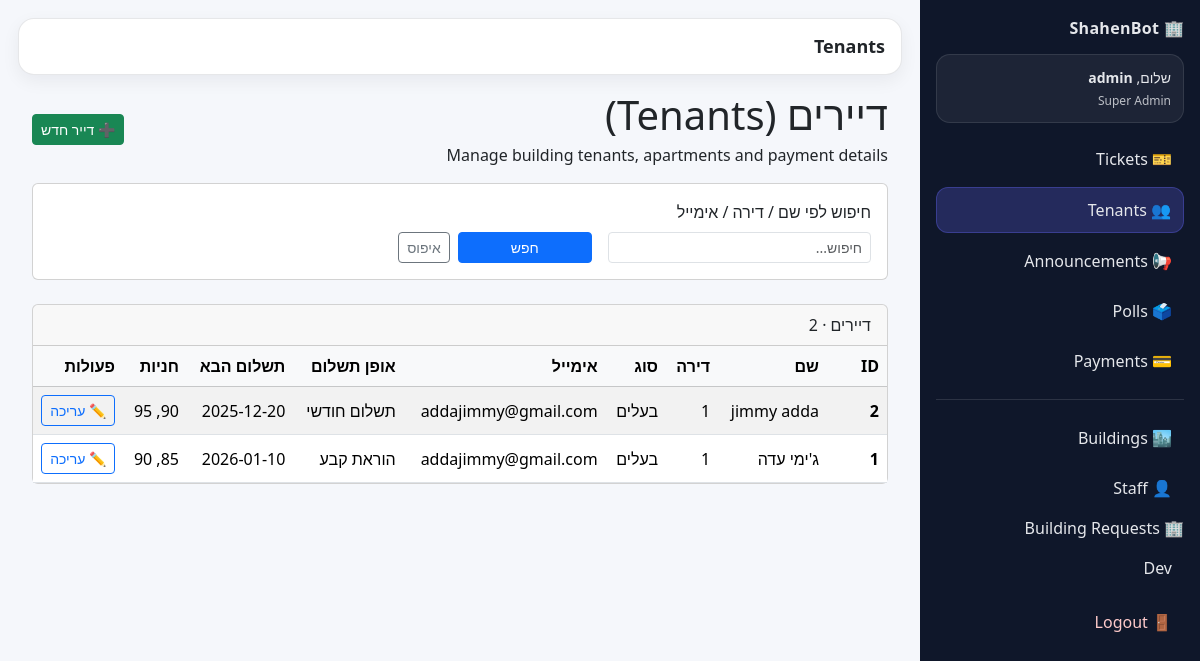
The page /building-admin/tenants (signed in) on the database as committed earlier.
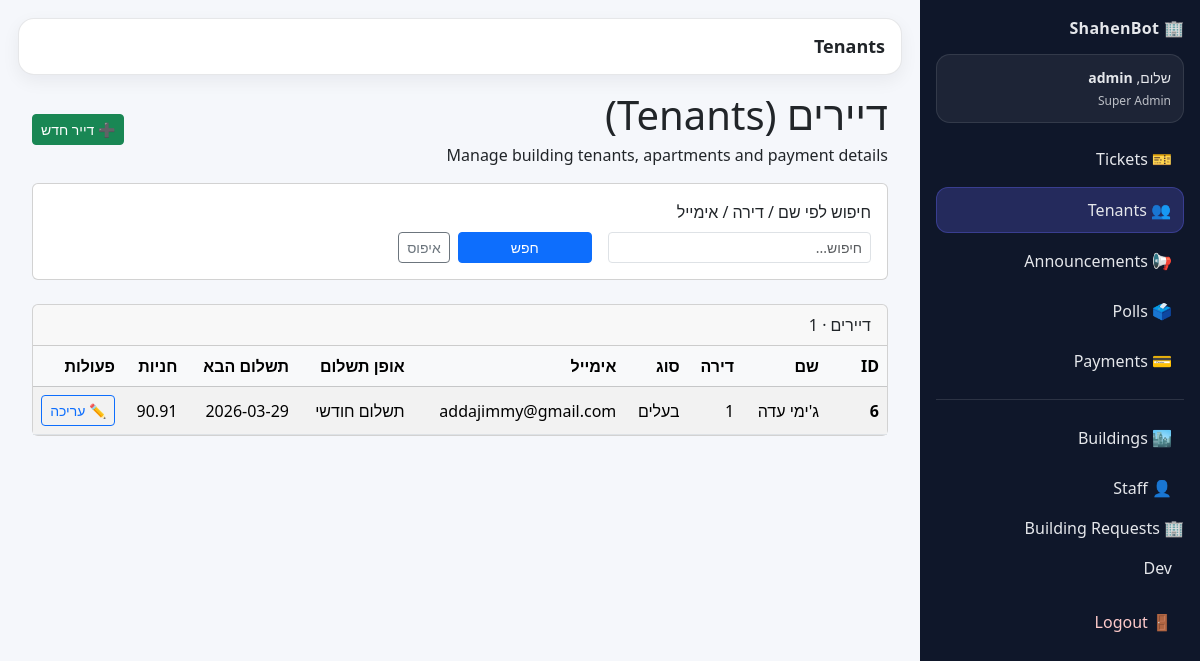
The same page on the database as committed later.
### tables this page shows
CREATE TABLE tenants (
            id INTEGER PRIMARY KEY AUTOINCREMENT,
            name TEXT NOT NULL,
            apartment TEXT,
            tenant_type TEXT,          -- 'owner' / 'rent'
            email TEXT,
            payment_type TEXT,         -- 'monthly' / 'standing_order' / etc.
            next_payment_date TEXT,    -- ISO date string 'YYYY-MM-DD'
            parking_slots INTEGER,
            chat_id INTEGER            -- Telegram chat id (optional)
        , building_id INTEGER);

### app.py (the view)
@app.get("/building-admin/tenants")
def admin_tenants():
    u = require_building_admin()
    if not isinstance(u, dict):
        return u
    search = (request.args.get("search") or "").strip()
    limit = int(request.args.get("limit") or "200")
    building_filter = scoped_building_id(u)
    buildings = list_buildings_db(limit=500)
    tenants = get_tenants_db(
        limit=limit,
        search=search if search else None,
        building_id=building_filter,
    )
    return render_template(
        "tenants.html",
        tenants=tenants,
        search=search,
        limit=limit,
        current_user=u,
        scoped_building_id_value=building_filter,
                buildings = buildings,
    )

### app.py (called while the page is built, shortened)
def current_user():
    staff_user_id = session.get("staff_user_id")
    if staff_user_id:
        u = get_staff_user_by_id_db(staff_user_id)
        if u:
            return dict(u)

def require_login():
    u = current_user()
    if not u:
        return redirect(url_for("login"))
    return u

def scoped_building_id(u: dict) -> int | None:
    role = (u.get("role") or "").strip().lower()
    if role == "super_admin":
        return None
    return int(u.get("building_id") or 0) or None

def require_building_admin():
    u = require_login()
    if not isinstance(u, dict):
        return u
    role = (u.get("role") or "").strip().lower()
    if role not in ("building_admin", "super_admin"):
        return redirect(url_for("login"))
    return u

@app.context_processor
def inject_current_user():
    tenant_user = None
    tenant_id = session.get("tenant_id")
    if tenant_id:
        tenant_user = get_tenant_by_id_db(int(tenant_id))
    return dict(current_tenant=tenant_user)

### shahenbot_db.py (called while the page is built)
def get_connection():
    conn = sqlite3.connect(DB_PATH)
    conn.row_factory = sqlite3.Row
    return conn

### templates/tenants.html (shortened to what the changed rows need)
{% extends "admin_base.html" %}
{% block content %}
<div class="container">
    <div class="d-flex flex-column flex-md-row align-items-md-center justify-content-between mb-3">
        <div>
            <h1 class="page-title mb-1">דיירים (Tenants)</h1>
        </div>
    </div>
    <div class="card">
        <div class="card-header">
            דיירים · {{ tenants|length }}
        </div>
        <div class="card-body p-0">
            <div class="table-responsive">
                <table class="table table-striped table-hover align-middle mb-0">
                    <thead class="table-light">
                    <tr>
                        <th style="width: 60px;">ID</th>
                        <th>שם</th>
                        <th>דירה</th>
                        <th>סוג</th>
                        <th>אימייל</th>
                        <th>אופן תשלום</th>
                        <th>תשלום הבא</th>
                        <th>חניות</th>
                        <th style="width: 90px;">פעולות</th>
                    </tr>
                    </thead>
                    <tbody>
                    {% if tenants %}
                        {% for t in tenants %}
                            <tr>
                                <td class="fw-semibold">{{ t.id }}</td>
                                <td>{{ t.name }}</td>
                                <td>{{ t.apartment or '' }}</td>
                                <td>
                                    {% if t.tenant_type == 'owner' %}
                                        בעלים
                                    {% elif t.tenant_type == 'rent' %}
                                        שוכר
                                    {% else %}
                                        —
                                    {% endif %}
                                </td>
                                <td>{{ t.email or '' }}</td>
                                <td>
                                    {% if t.payment_type == 'monthly' %}
                                        תשלום חודשי
                                    {% elif t.payment_type == 'standing_order' %}
                                        הוראת קבע
                                    {% else %}
                                        —
                                    {% endif %}
                                </td>
                                <td>{{ t.next_payment_date or '' }}</td>
                                <td>{{ t.parking_slots | replace(',', ', ') if t.parking_slots is not none else '' }}</td>                                <td>
                                <button
                                    type="button"
                                    id="edit-btn-{{ t.id }}"
                                    class="btn btn-sm btn-outline-primary"
                                    data-bs-toggle="modal"
                                    data-bs-target="#editTenantModal"
                                    data-id="{{ t.id }}"
                                    data-name="{{ t.name }}"
                                    data-apartment="{{ t.apartment or '' }}"
                                    data-tenant_type="{{ t.tenant_type or '' }}"
                                    data-email="{{ t.email or '' }}"
                                    data-payment_type="{{ t.payment_type or '' }}"
                                    data-next_payment_date="{{ t.next_payment_date or '' }}"
                                    data-parking_slots="{{ t.parking_slots if t.parking_slots is not none else '' }}"
                                    data-update_url="{{ url_for('admin_update_tenant', tenant_id=t.id) }}"
                                    data-building_id="{{ t.building_id or '' }}"
                                >
                                    ✏️ עריכה
                                </button>
                                </td>
                            </tr>
                        {% endfor %}
                    {% else %}
                        <tr>
                            <td colspan="9" class="text-center py-3 text-muted">אין דיירים.</td>
                        </tr>
                    {% endif %}
                    </tbody>
                </table>
            </div>
        </div>
    </div>
</div>
{% endblock %}

Rows that differ between the two databases and show on the page:
removed tenants: id "2", name "jimmy adda", apartment "1", tenant_type "בעלים", email "addajimmy@gmail.com", payment_type "תשלום חודשי", next_payment_date "2025-12-20", parking_slots "90, 95"
removed tenants: id "1", name "ג'ימי עדה", apartment "1", tenant_type "בעלים", email "addajimmy@gmail.com", payment_type "הוראת קבע", next_payment_date "2026-01-10", parking_slots "85, 90"
added tenants: id "6", name "ג'ימי עדה", apartment "1", tenant_type "בעלים", email "addajimmy@gmail.com", payment_type "תשלום חודשי", next_payment_date "2026-03-29", parking_slots "90.91"
Other text that changed with them:
{{ tenants|length }}: "2" → "1"
